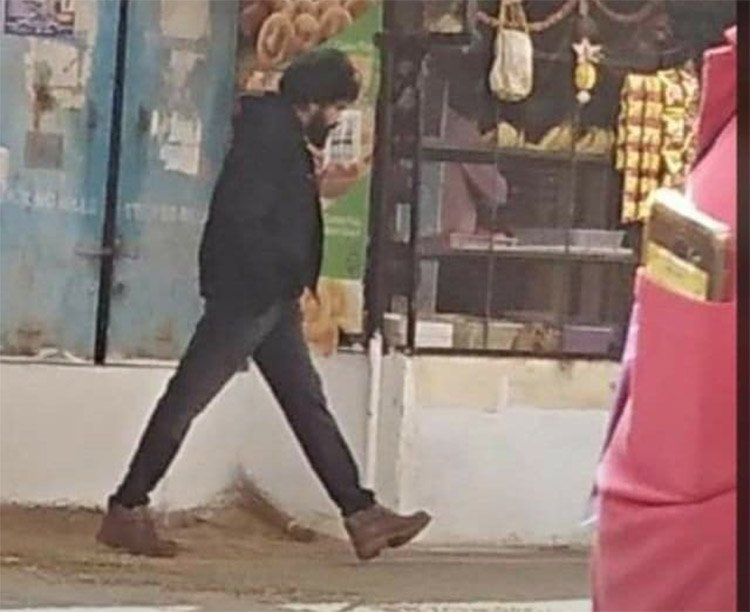
#> input picture And-The-Leaks-Begin-From-PSPK26-2.jpg, 750 x 612 px, given in place of image2.jpeg, which was not available
$ jupyter execute --allow-errors Oject_detection_project1_mani.ipynb   (shell and % lines are left out)
#> lines starting #> are read from the running program, lines starting #| are printed output that depends on the picture; pictures that were not available may be replaced by others from this repository, and a replacement may not be noted
[cell 1]
import pandas as pd
import numpy as np

[cell 2]
## Importing Object Detection class from imageai.detection
from imageai.Detection import ObjectDetection
import os

[cell 3]
os.getcwd()

[cell 4]
os.chdir("D:\krish naik\Deep-Learning-Face-Recognition-master")
os.getcwd()

[cell 5]
execution_path ='D:\krish naik\Deep-Learning-Face-Recognition-master'
execution_path

[cell 6]
output_image_path="D:\krish naik\Deep-Learning-Face-Recognition-master"
output_image_path

#> (a cell that did not finish here is left out)

#> (a cell that did not finish here is left out)

#> (a cell that did not finish here is left out)

[cell 10]
import cv2

[cell 11]
from pyagender import PyAgender

#> (the rest of this cell did not finish here and is left out)

#> (a cell that did not finish here is left out)

[cell 13]
cv2.__version__

[cell 14]
import matplotlib.pyplot as plt

[cell 15]
os.getcwd()

#> (a cell that did not finish here is left out)

[cell 17]
import matplotlib.image as mpimg

[cell 18]
img = cv2.imread('image2.jpeg')
#> img is the input picture: shape (612, 750, 3); mean B, G, R 111.4, 118, 138.9
#plt.imshow(img)

[cell 19]
plt.imshow(img)

[cell 20]
# Convert the image into gray scale
img_gray = cv2.cvtColor(img, cv2.COLOR_BGR2GRAY)
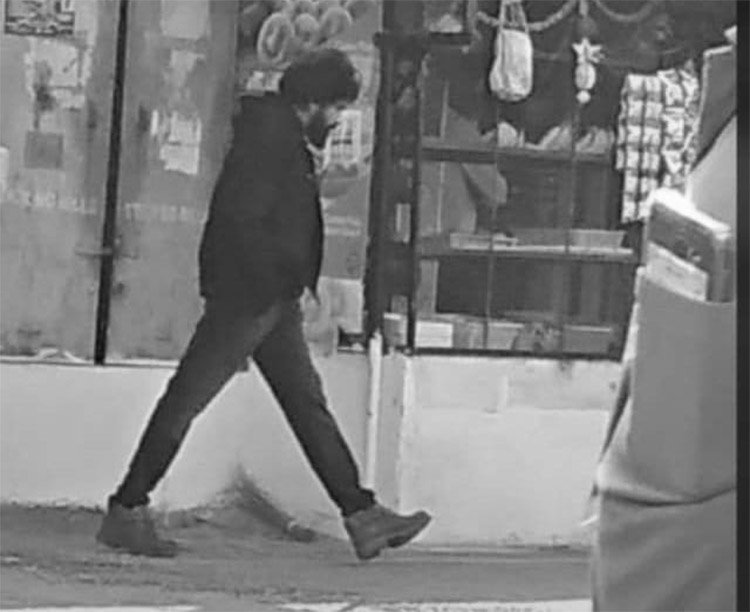
#> img_gray: shape (612, 750); min 7, max 255, mean 123.5
plt.imshow(img_gray, cmap = 'gray')

[cell 21]
# Convert the image into RGB
img_rgb = cv2.cvtColor(img, cv2.COLOR_BGR2RGB)
plt.imshow(img_rgb)

[cell 22]
# Plot the three channels of the image
fig, axs = plt.subplots(nrows = 1, ncols = 3, figsize = (20, 20))
for i in range(0, 3):
    ax = axs[i]
    ax.imshow(img_rgb[:, :, i], cmap = 'gray')
plt.show()
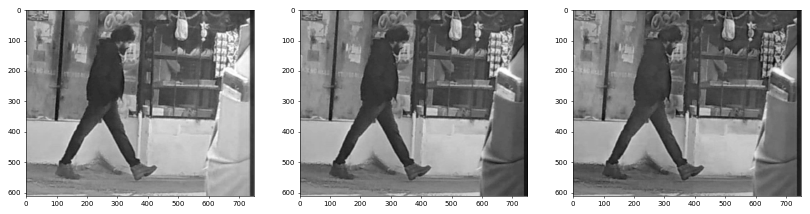
#> figure drawn by matplotlib, 3 panels

[cell 23]
# Transform the image into HSV and HLS models
img_hsv = cv2.cvtColor(img, cv2.COLOR_BGR2HSV)
#> img_hsv: shape (612, 750, 3); mean H, S, V 53.3, 57.9, 140.6
img_hls = cv2.cvtColor(img, cv2.COLOR_BGR2HLS)
#> img_hls: shape (612, 750, 3); mean of channels 0, 1, 2 53.4, 124.4, 46.6
# Plot the converted images
fig, (ax1, ax2) = plt.subplots(nrows = 1, ncols = 2, figsize = (20, 20))
ax1.imshow(img_hsv)
ax2.imshow(img_hls)
plt.show()
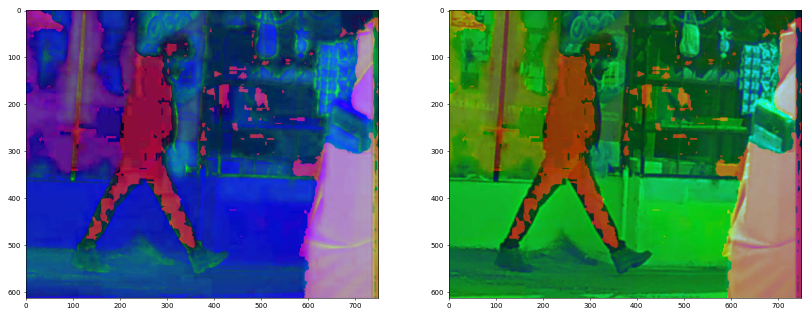
#> figure drawn by matplotlib, 2 panels
